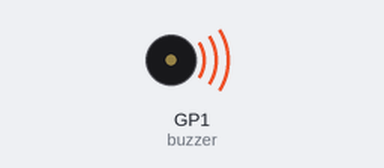
Recording of a program running on a simulated Raspberry Pi Pico running MicroPython. Shown: buzzer (waves = sounding). At 17.5 s the program stops and its outputs stay as they are.

Above: at 1.4 s.
At 17.6 s:
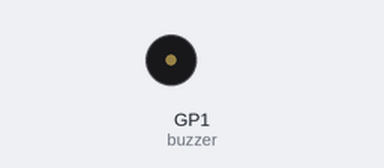
Timing chart, 0 to 19.0 s (numbered marks = the images above):
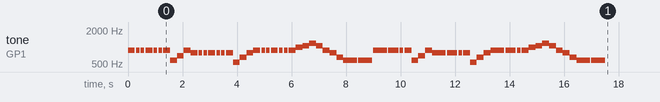

The program:

PB-04-7-20-DC-What_shall_we_do.py
```python
from NotenDefPauDC1 import P,C5,CS5,D5,DS5,E5,F5,FS5,G5,GS5,A5,AS5,B5,C6,CS6,D6,DS6,E6,F6,FS6,G6

#Zeile 1/3
A5(8,1)  # What
A5(16,1) # shall
A5(16,1) # we
A5(8,1)  # do
A5(16,1) # with
A5(16,1) # a
A5(8,0)        # drun-
D5(8,0)        # ken
F5(8,0)        # sai
A5(8,0)        # lor,

G5(8,1)  # What
G5(16,1) # shall
G5(16,1) # we
G5(8,1)  # do
G5(16,1) # with
G5(16,1) # a
G5(8,0)        # drun-
C5(8,0)        # ken
E5(8,0)        # sai
G5(8,0)        # lor,

#Zeile 2/3
A5(8,1)  # What
A5(16,1) # shall
A5(16,1) # we
A5(8,1)  # do
A5(16,1) # with
A5(16,1) # a
A5(8,0)        # drun-
B5(8,0)        # ken
C6(8,0)        # sai
D6(8,0)        # lor,

C6(8,0)        # Ear-
A5(8,0)        # ly
G5(8,0)        # in
E5(8,0)        # the
D5(4,1)  # mor-
D5(4,1)        # ning?

A5(4,1)  # Hou-
A5(8,0),A5(16,1) # ray
A5(16,1) # and
A5(8,0)        # up
D5(8,0)        # she
F5(8,0)        # ri
A5(8,0)        # ses,

#Zeile 3/3
G5(4,1)  # Hou-
G5(8,0),G5(16,1) # ray
G5(16,1) # and
G5(8,0)        # up
C5(8,0)        # she
E5(8,0)        # ri
G5(8,0)        # ses,

A5(4,1)  # Hou-
A5(8,0),A5(16,1) # ray
A5(16,1) # and
A5(8,0)        # up
B5(8,0)        # she
C6(8,0)        # ri
D6(8,0)        # ses,

C6(8,0)        # Ear-
A5(8,0)        # ly
G5(8,0)        # in
E5(8,0)        # the
D5(4,1)  # mor-
D5(4,0)        # ning.
```

NotenDefPauDC1.py
```python
from machine import Pin, PWM
from utime import sleep

buzzer = PWM(Pin(1))
buzzer.duty_u16(0)
duty=5000
Tonumfang=2
EndePause=0.05

def P(Dauer,Pause):
    buzzer.duty_u16(0)
    sleep(Tonumfang/Dauer)
    buzzer.duty_u16(0)

def C5(Dauer,Pause):
    buzzer.duty_u16(duty)
    buzzer.freq(532)
    sleep(Tonumfang/Dauer)
    buzzer.duty_u16(0)
    if Pause > 0:
        buzzer.duty_u16(0)
        sleep(EndePause)

def CS5(Dauer,Pause):
    buzzer.duty_u16(duty)
    buzzer.freq(554)
    sleep(Tonumfang/Dauer)
    buzzer.duty_u16(0)
    if Pause > 0:
        buzzer.duty_u16(0)
        sleep(EndePause)

def D5(Dauer,Pause):
    buzzer.duty_u16(duty)
    buzzer.freq(587)
    sleep(Tonumfang/Dauer)
    buzzer.duty_u16(0)
    if Pause > 0:
        buzzer.duty_u16(0)
        sleep(EndePause)

def DS5(Dauer,Pause):
    buzzer.duty_u16(duty)
    buzzer.freq(622)
    sleep(Tonumfang/Dauer)
    buzzer.duty_u16(0)
    if Pause > 0:
        buzzer.duty_u16(0)
        sleep(EndePause)

def E5(Dauer,Pause):
    buzzer.duty_u16(duty)
    buzzer.freq(659)
    sleep(Tonumfang/Dauer)
    buzzer.duty_u16(0)
    if Pause > 0:
        buzzer.duty_u16(0)
        sleep(EndePause)

def F5(Dauer,Pause):
    buzzer.duty_u16(duty)
    buzzer.freq(698)
    sleep(Tonumfang/Dauer)
    buzzer.duty_u16(0)
    if Pause > 0:
        buzzer.duty_u16(0)
        sleep(EndePause)

def FS5(Dauer,Pause):
    buzzer.duty_u16(duty)
    buzzer.freq(740)
    sleep(Tonumfang/Dauer)
    buzzer.duty_u16(0)
    if Pause > 0:
        buzzer.duty_u16(0)
        sleep(EndePause)

def G5(Dauer,Pause):
    buzzer.duty_u16(duty)
    buzzer.freq(784)
    sleep(Tonumfang/Dauer)
    buzzer.duty_u16(0)
    if Pause > 0:
        buzzer.duty_u16(0)
        sleep(EndePause)

def GS5(Dauer,Pause):
    buzzer.duty_u16(duty)
    buzzer.freq(831)
    sleep(Tonumfang/Dauer)
    buzzer.duty_u16(0)
    if Pause > 0:
        buzzer.duty_u16(0)
        sleep(EndePause)

def A5(Dauer,Pause):
    buzzer.duty_u16(duty)
    buzzer.freq(880)
    sleep(Tonumfang/Dauer)
    buzzer.duty_u16(0)
    if Pause > 0:
        buzzer.duty_u16(0)
        sleep(EndePause)

def AS5(Dauer,Pause):
    buzzer.duty_u16(duty)
    buzzer.freq(932)
    sleep(Tonumfang/Dauer)
    buzzer.duty_u16(0)
    if Pause > 0:
        buzzer.duty_u16(0)
        sleep(EndePause)

def B5(Dauer,Pause):
    buzzer.duty_u16(duty)
    buzzer.freq(988)
    sleep(Tonumfang/Dauer)
    buzzer.duty_u16(0)
    if Pause > 0:
        buzzer.duty_u16(0)
        sleep(EndePause)

def C6(Dauer,Pause):
    buzzer.duty_u16(duty)
    buzzer.freq(1047)
    sleep(Tonumfang/Dauer)
    buzzer.duty_u16(0)
    if Pause > 0:
        buzzer.duty_u16(0)
        sleep(EndePause)

def CS6(Dauer,Pause):
    buzzer.duty_u16(duty)
    buzzer.freq(1109)
    sleep(Tonumfang/Dauer)
    buzzer.duty_u16(0)
    if Pause > 0:
        buzzer.duty_u16(0)
        sleep(EndePause)

def D6(Dauer,Pause):
    buzzer.duty_u16(duty)
    buzzer.freq(1175)
    sleep(Tonumfang/Dauer)
    buzzer.duty_u16(0)
    if Pause > 0:
        buzzer.duty_u16(0)
        sleep(EndePause)

def DS6(Dauer,Pause):
    buzzer.duty_u16(duty)
    buzzer.freq(1245)
    sleep(Tonumfang/Dauer)
    buzzer.duty_u16(0)
    if Pause > 0:
        buzzer.duty_u16(0)
        sleep(EndePause)

def E6(Dauer,Pause):
    buzzer.duty_u16(duty)
    buzzer.freq(1319)
    sleep(Tonumfang/Dauer)
    buzzer.duty_u16(0)
    if Pause > 0:
        buzzer.duty_u16(0)
        sleep(EndePause)

def F6(Dauer,Pause):
    buzzer.duty_u16(duty)
    buzzer.freq(1397)
    sleep(Tonumfang/Dauer)
    buzzer.duty_u16(0)
    if Pause > 0:
        buzzer.duty_u16(0)
        sleep(EndePause)

def FS6(Dauer,Pause):
    buzzer.duty_u16(duty)
    buzzer.freq(1480)
    sleep(Tonumfang/Dauer)
    buzzer.duty_u16(0)
    if Pause > 0:
        buzzer.duty_u16(0)
        sleep(EndePause)

def G6(Dauer,Pause):
    buzzer.duty_u16(duty)
    buzzer.freq(1568)
    sleep(Tonumfang/Dauer)
    buzzer.duty_u16(0)
    if Pause > 0:
        buzzer.duty_u16(0)
        sleep(EndePause)
```

Measured:
- by itself, tone on GP1 (buzzer): plays 880 Hz for 0.25 s, 880 Hz for 0.13 s, 880 Hz for 0.13 s, 880 Hz for 0.25 s, 880 Hz for 0.13 s, 880 Hz for 0.13 s … (63 notes in this stretch)
